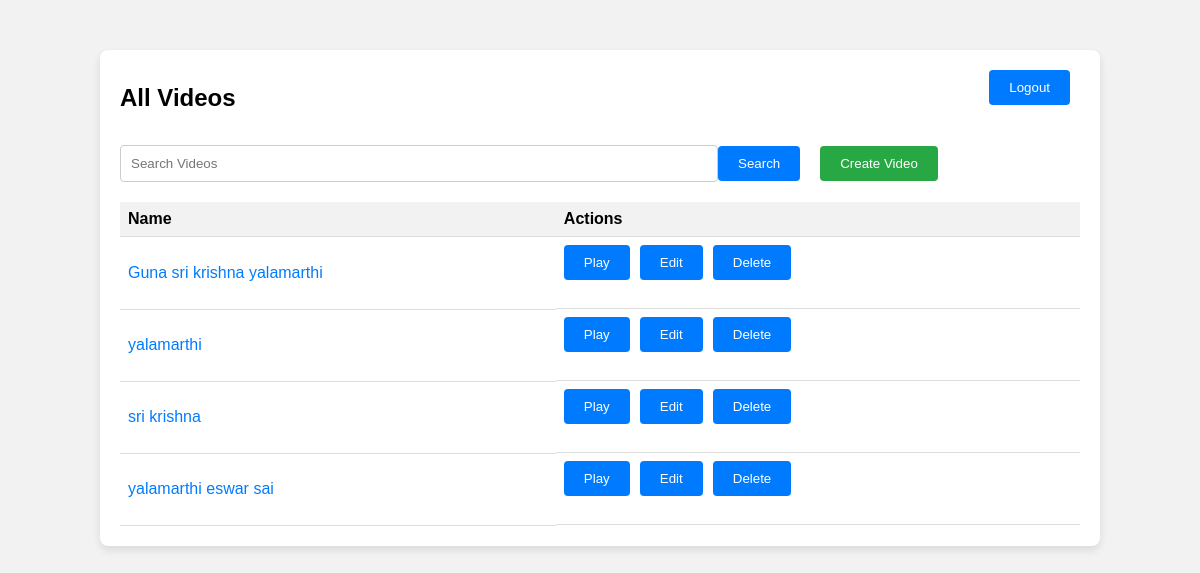
/all_videos/, run on the app's committed database.
### videos/models.py (models this page shows, shortened)
class Video(models.Model):
    id = models.AutoField(primary_key=True)
    user = models.ForeignKey(settings.AUTH_USER_MODEL, on_delete=models.CASCADE)
    name = models.CharField(max_length=255)
    video_url = models.URLField()
    created_at = models.DateTimeField(auto_now_add=True)

### videos/views.py (the view)
# urls.py: path('all_videos/', views.all_videos, name='all_videos'),
def all_videos(request):
    videos = Video.objects.all()
    search_form = VideoSearchForm(request.GET)  # Bind request data to the form
    if search_form.is_valid():
        query = search_form.cleaned_data['query']
        videos = videos.filter(name__icontains=query)
    return render(request, 'all_videos.html', {'videos': videos, 'search_form': search_form})

### videos/forms.py
class VideoSearchForm(forms.Form):
    query = forms.CharField(label='Search Videos', max_length=100)

### videos/templates/all_videos.html (shortened to what this page needs)
<!DOCTYPE html>
<html lang="en">
<head>
</head>
<body>
    <div class="container">
        <div class="header">
            <h1>All Videos</h1>
            <form action="{% url 'logout' %}" method="post">
                <button type="submit" class="logout">Logout</button>
            </form>
        </div>
        <form id="searchForm" method="GET" action="{% url 'all_videos' %}">
            <input type="text" name="query" placeholder="Search Videos" value="{{ request.GET.query }}">
            <button type="submit">Search</button>
            <button type="button" class="btn-create" onclick="location.href='{% url 'create_video' %}'">Create Video</button>
        </form>
        <table>
            <tr>
                <th>Name</th>
                <th>Actions</th>
            </tr>
            {% for video in videos %}
            <tr>
                <td>
                    <a href="{% url 'video_detail' video.pk %}">{{ video.name }}</a>
                </td>
                <td class="actions">
                    <form action="{% url 'video_player_view' video.video_url video.name %}" method="get" style="display: inline;">
                        <button type="submit">Play</button>
                    </form>
                    <form action="{% url 'edit_video' video.pk %}" method="get">
                        <button class="btn-edit" type="submit">Edit</button>
                    </form>
                    <form action="{% url 'delete_video' video.pk %}" method="post">
                        <button class="btn-delete" type="submit">Delete</button>
                    </form>
                </td>
            </tr>
            {% endfor %}
        </table>
    </div>
</body>
</html>

### videos/templates/all_videos.html (style rules this page uses)
body { font-family: Arial, sans-serif; background-color: #f2f2f2; margin: 0; padding: 0; }
.container { width: 80%; margin: 50px auto; background-color: #fff; border-radius: 8px; padding: 20px; box-shadow: 0 4px 8px rgba(0, 0, 0, 0.1); }
.header { display: flex; justify-content: space-between; align-items: center; margin-bottom: 20px; }
h1 { font-size: 24px; margin: 0; }
.logout { padding: 6px 12px; border: none; border-radius: 4px; cursor: pointer; background-color: #007bff; color: #fff; }
table { width: 100%; border-collapse: collapse; }
th, td { padding: 8px; text-align: left; border-bottom: 1px solid #ddd; }
th { background-color: #f2f2f2; }
td { background-color: #fff; }
.actions { display: flex; }
button { margin-right: 10px; padding: 6px 12px; border: none; border-radius: 4px; cursor: pointer; }
.btn-edit { background-color: #007bff; color: #fff; }
.btn-delete { background-color: #dc3545; color: #fff; }
a { text-decoration: none; color: #007bff; }
form { margin-bottom: 20px; display: flex; align-items: center; }
input[type="text"] { padding: 10px; width: 60%; border: 1px solid #ccc; border-radius: 4px; }
button[type="submit"] { padding: 10px 20px; background-color: #007bff; color: #fff; border: none; border-radius: 4px; cursor: pointer; }
button.btn-create { padding: 10px 20px; background-color: #28a745; color: #fff; border: none; border-radius: 4px; cursor: pointer; margin-left: 10px; }

### data on the page
Video: name "Guna sri krishna yalamarthi"
Video: name "yalamarthi"
Video: name "sri krishna"
Video: name "yalamarthi eswar sai"
